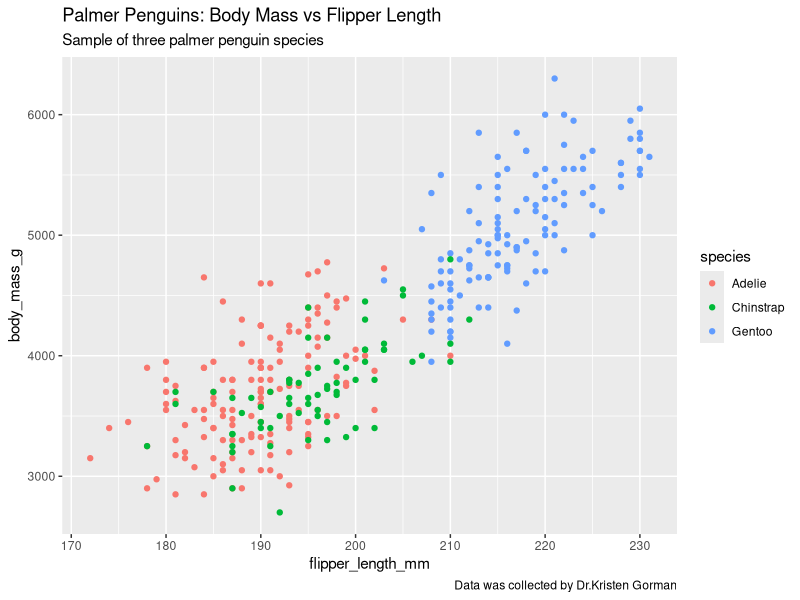

This chart was generated by the following R code:
## ---- chunk 1
knitr::opts_chunk$set(echo = TRUE)
library(tidyverse)
library(palmerpenguins)
library(ggplot2)
## ---- chunk 2
ggplot(data = penguins)+
  geom_point(mapping = aes(x=flipper_length_mm, y=body_mass_g, color = species))+
  labs(title = "Palmer Penguins: Body Mass vs Flipper Length", 
       subtitle = "Sample of three palmer penguin species", 
       caption = "Data was collected by Dr.Kristen Gorman")
